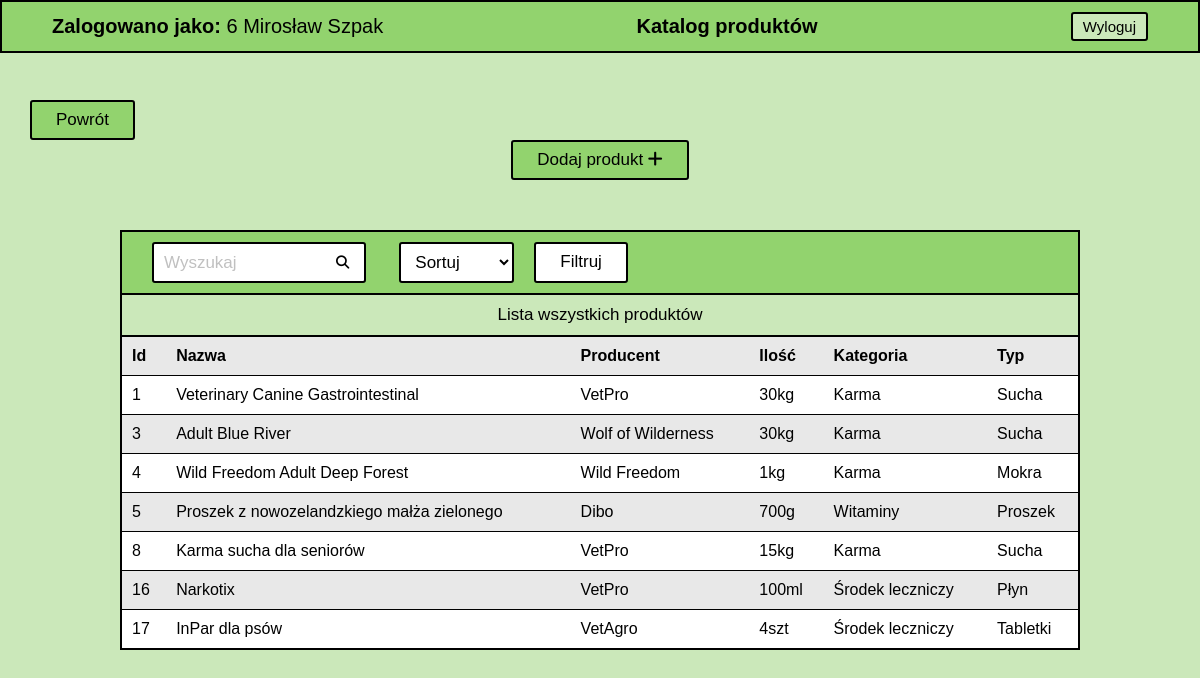
Page /index.php?id=5 (signed in) on the committed database.
### tables this page shows
CREATE TABLE `product` (
  `id` bigint NOT NULL,
  `name` varchar(45) NOT NULL,
  `manufacturer` varchar(45) NOT NULL,
  `quantity` varchar(45) NOT NULL,
  `category` varchar(45) NOT NULL,
  `type` varchar(45) NOT NULL
);

### php/products.php (the view, shortened to what this page needs)
<section>
    <a href="./index.php" class="btn back-btn">Powrót</a>
    <div class="flex-btn">
        <?php
            if ($_SESSION['user']['group_id'] != "Magazynier") {
                echo '<a href="./php/create-product.php" class="btn">Dodaj produkt <i class="fa fa-plus"></i></a>';
            }
        ?>
    </div>
    <article class="content">
        <div class="content-header search">
            <form action="" method="post" class="search">
                <div class="form-field">
                    <input type="text" name="search" id="search" placeholder="Wyszukaj" />
                </div>
                <button type="submit" class="search-btn">
                    <i class="fa-solid fa-magnifying-glass"></i>
                </button>
                <div class="form-field">
                    <select onchange="this.form.submit()" name="sort" id="sort_id" class="btn">
                        <option value="" selected disabled hidden>Sortuj</option>
                    </select>
                </div>
                <div class="form-field">
                    <a href="#" onclick="filterBtn()" id="filter_btn" class="btn">Filtruj</a>
                </div>
            </form>
        </div>
        <div class="content-header">
            <span>Lista wszystkich produktów</span>
        </div>
        <table class="table">
            <?php
            require_once "./config.php";
                $order_by = '';
                $sql = "SELECT * FROM product";
                $sql .= $order_by;
                $list = '<tr>
                                <th>Id</th>
                                <th>Nazwa</th>
                                <th>Producent</th>
                                <th>Ilość</th>
                                <th>Kategoria</th>
                                <th>Typ</th>
                            </tr>';
                if ($result = mysqli_query($conn, $sql)) {
                    if (mysqli_num_rows($result) > 0) {
                        while ($row = mysqli_fetch_array($result)) {
                            $link = 'window.location="./php/read-product.php?id=' . $row['id'] . '";';
                            $list .= '<tr onclick=' . "$link" . '>
                                        <td>' .  $row['id'] . '</td>
                                        <td>' . $row['name'] .'</td>
                                        <td>' .  $row['manufacturer'] . '</td>
                                        <td>' . $row['quantity'] .'</td>
                                        <td>' .  $row['category'] . '</td>
                                        <td>' . $row['type'] .'</td>
                                    </tr>';
                        }
                    } else {
                        $list .= '<tr class="alert">
                                    <td colspan="6">Brak wyników</td>
                                </tr>';
                    }
                }
            echo $list;
            ?>
        </table>
    </article>
</section>

### css/style.css (style rules this page uses)
:root { --dark-green: #4c7a34; --green: #92d36e; --light-green: #cbe8ba; --green-hover: #b6ff89; --white: #ffffff; --black: #000000; --gray: #c0c0c0; --light-gray: #e8e8e8; --border: 2px solid var(--black); --radius: 3px; --font-size: 17px; --transition: all 0.3s linear; }
* { margin: 0; padding: 0; box-sizing: border-box; font-family: "Helvetica"; }
a { color: var(--black); text-decoration: none; }
.btn { padding: 8px 24px; font-size: var(--font-size); background: var(--green); border: var(--border); border-radius: var(--radius); cursor: pointer; transition: var(--transition); }
.back-btn { align-self: start; margin-left: 30px; }
.flex-btn { display: flex; justify-content: center; gap: 50px; }
section { padding-top: 100px; min-height: 100vh; display: flex; flex-direction: column; align-items: center; background: var(--light-green); }
.content { margin: 50px 0; width: 80%; border: var(--border); background: var(--white); }
.content-header { padding: 0 20px; display: flex; justify-content: space-between; align-items: center; width: 100%; font-size: var(--font-size); background: var(--green); border-bottom: var(--border); list-style: none; }
.content-header:nth-child(even) { padding: 10px 50px; background: var(--light-green); text-align: center; }
.content-header span { width: 100%; text-align: center; }
.content-header .btn { background: var(--white); }
.search { display: flex; }
.content-header.search { justify-content: left; }
.search-btn { background: none; border: none; position: relative; left: -40px; cursor: pointer; }
select.btn { max-width: 115px; }
#filter_btn { padding: 8px 24px; }
.table { width: 100%; border-collapse: collapse; text-align: left; }
.table th, .table td { padding: 10px; }
.table tr { border-bottom: 1px solid var(--black); cursor: pointer; }
.table tr:first-child { cursor: auto; }
.table tr:last-child { border-bottom: none; }
.table tr:nth-of-type(odd) { background: var(--light-gray); }
.form-field { padding: 10px; display: flex; }
.form-field input, .form-field select, .form-field textarea { padding: 8px 10px; font-size: var(--font-size); border-radius: var(--radius); border: var(--border); }
.form-field input::placeholder { font-size: var(--font-size); color: var(--gray); }

### rows in the picture
product: id "1", name "Veterinary Canine Gastrointestinal", manufacturer "VetPro", quantity "30kg", category "Karma", type "Sucha"
product: id "3", name "Adult Blue River", manufacturer "Wolf of Wilderness", quantity "30kg", category "Karma", type "Sucha"
product: id "4", name "Wild Freedom Adult Deep Forest", manufacturer "Wild Freedom", quantity "1kg", category "Karma", type "Mokra"
product: id "5", name "Proszek z nowozelandzkiego małża zielonego", manufacturer "Dibo", quantity "700g", category "Witaminy", type "Proszek"
product: id "8", name "Karma sucha dla seniorów", manufacturer "VetPro", quantity "15kg", category "Karma", type "Sucha"
product: id "16", name "Narkotix", manufacturer "VetPro", quantity "100ml", category "Środek leczniczy", type "Płyn"
product: id "17", name "InPar dla psów", manufacturer "VetAgro", quantity "4szt", category "Środek leczniczy", type "Tabletki"

### other values in the picture
$_SESSION['user']['group_id'] "6"
$_SESSION['user']['first_name'] "Mirosław"
$_SESSION['user']['last_name'] "Szpak"
$header "Katalog produktów"
